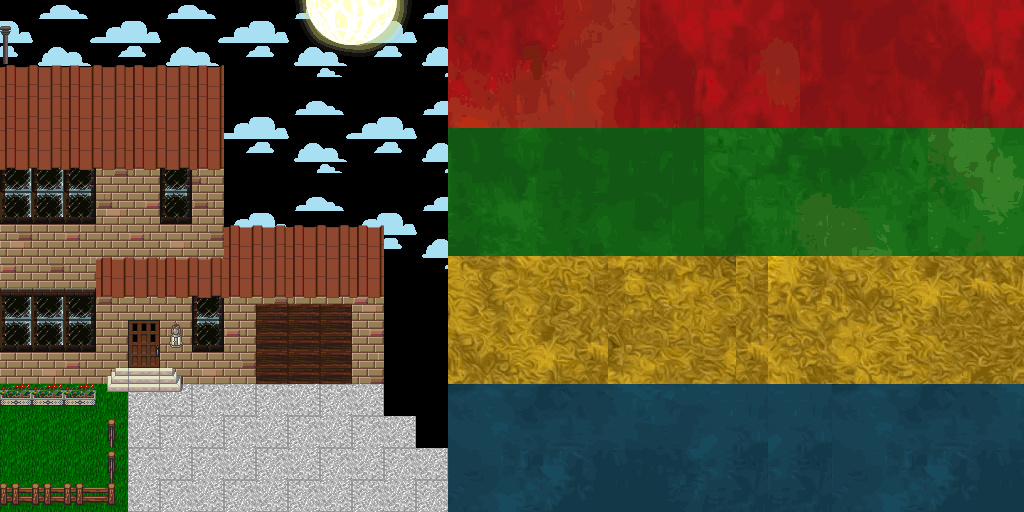

Below is a game level as drawn by its tile map, then a one-line description and the .tmx that defines it (tile-layer data replaced by summaries):
An orthogonal 32x16 tile map with 32x32 px tiles, 10 tile layers (Tile Layer 1, Tile Layer 2, Tile Layer 4, Tile Layer 5, ...).

<map version="1.2" tiledversion="1.3.2" orientation="orthogonal" renderorder="right-down" compressionlevel="0" width="32" height="16" tilewidth="32" tileheight="32" infinite="0" nextlayerid="14" nextobjectid="24">
 <tileset firstgid="1" source="level1.tsx" />
 <layer id="1" name="Tile Layer 1" width="32" height="16">
  <data>[512 cells, 138 non-empty, 14 distinct tile ids]</data>
 </layer>
 <layer id="2" name="Tile Layer 2" width="32" height="16">
  <data>[512 cells, 414 non-empty, 168 distinct tile ids]</data>
 </layer>
 <layer id="4" name="Tile Layer 4" width="32" height="16">
  <data>[512 cells, 16 non-empty, 2 distinct tile ids]</data>
 </layer>
 <layer id="5" name="Tile Layer 5" width="32" height="16">
  <data>[512 cells, 23 non-empty, 5 distinct tile ids]</data>
 </layer>
 <layer id="3" name="Tile Layer 3" width="32" height="16">
  <data>[512 cells, 45 non-empty, 19 distinct tile ids]</data>
 </layer>
 <layer id="7" name="Tile Layer 6" width="32" height="16">
  <data>[512 cells, 6 non-empty, 1 distinct tile ids]</data>
 </layer>
 <layer id="8" name="Tile Layer 7" width="32" height="16">
  <data>[512 cells, 16 non-empty, 5 distinct tile ids]</data>
 </layer>
 <layer id="9" name="Tile Layer 8" width="32" height="16">
  <data>[512 cells, 6 non-empty, 1 distinct tile ids]</data>
 </layer>
 <layer id="10" name="Tile Layer 9" width="32" height="16">
  <data>[512 cells, 6 non-empty, 1 distinct tile ids]</data>
 </layer>
 <layer id="11" name="Tile Layer 10" width="32" height="16">
  <data>[512 cells, 201 non-empty, 191 distinct tile ids]</data>
 </layer>
</map>
